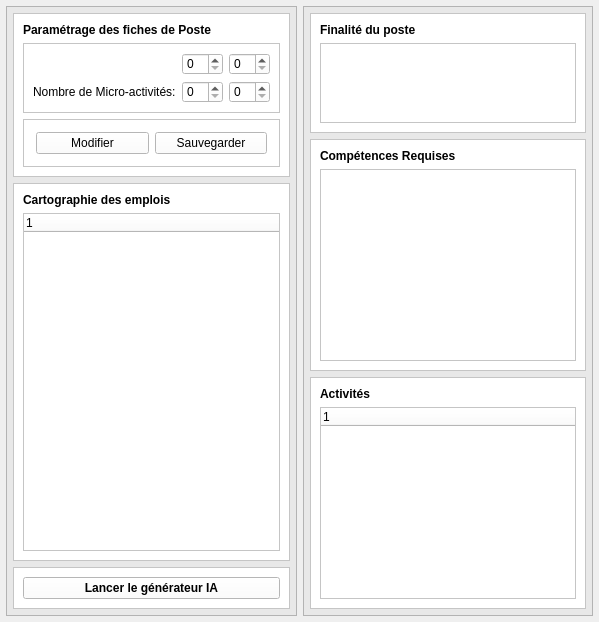
            <widget class="QWidget" name="page_fiche_poste">
             <property name="styleSheet">
              <string notr="true"/>
             </property>
             <layout class="QHBoxLayout" name="horizontalLayout_17">
              <property name="spacing">
               <number>6</number>
              </property>
              <property name="leftMargin">
               <number>6</number>
              </property>
              <property name="topMargin">
               <number>6</number>
              </property>
              <property name="rightMargin">
               <number>6</number>
              </property>
              <property name="bottomMargin">
               <number>6</number>
              </property>
              <item>
               <widget class="QFrame" name="frame">
                <property name="styleSheet">
                 <string notr="true">background-color:#e8e8e8;</string>
                </property>
                <property name="frameShape">
                 <enum>QFrame::Shape::StyledPanel</enum>
                </property>
                <property name="frameShadow">
                 <enum>QFrame::Shadow::Raised</enum>
                </property>
                <layout class="QVBoxLayout" name="verticalLayout_22">
                 <property name="spacing">
                  <number>6</number>
                 </property>
                 <property name="leftMargin">
                  <number>6</number>
                 </property>
                 <property name="topMargin">
                  <number>6</number>
                 </property>
                 <property name="rightMargin">
                  <number>6</number>
                 </property>
                 <property name="bottomMargin">
                  <number>6</number>
                 </property>
                 <item>
                  <widget class="QFrame" name="frame_16">
                   <property name="styleSheet">
                    <string notr="true">background-color:white;</string>
                   </property>
                   <property name="frameShape">
                    <enum>QFrame::Shape::StyledPanel</enum>
                   </property>
                   <property name="frameShadow">
                    <enum>QFrame::Shadow::Raised</enum>
                   </property>
                   <layout class="QVBoxLayout" name="verticalLayout_20">
                    <item>
                     <widget class="QLabel" name="label_29">
                      <property name="font">
                       <font>
                        <bold>true</bold>
                       </font>
                      </property>
                      <property name="text">
                       <string>Paramétrage des fiches de Poste</string>
                      </property>
                     </widget>
                    </item>
                    <item>
                     <widget class="QFrame" name="frame_44">
                      <property name="frameShape">
                       <enum>QFrame::Shape::StyledPanel</enum>
                      </property>
                      <property name="frameShadow">
                       <enum>QFrame::Shadow::Raised</enum>
                      </property>
                      <layout class="QGridLayout" name="gridLayout">
                       <item row="1" column="1">
                        <widget class="QSpinBox" name="spin_min_micro_activites"/>
                       </item>
                       <item row="0" column="1">
                        <widget class="QSpinBox" name="spin_min_macro_activites"/>
                       </item>
                       <item row="1" column="0">
                        <widget class="QLabel" name="label_26">
                         <property name="text">
                          <string>Nombre de Micro-activités:</string>
                         </property>
                        </widget>
                       </item>
                       <item row="0" column="2">
                        <widget class="QSpinBox" name="spin_max_macro_activites"/>
                       </item>
                       <item row="1" column="2">
                        <widget class="QSpinBox" name="spin_max_micro_activites"/>
                       </item>
                      </layout>
                     </widget>
                    </item>
                    <item>
                     <widget class="QFrame" name="frame_45">
                      <property name="frameShape">
                       <enum>QFrame::Shape::StyledPanel</enum>
                      </property>
                      <property name="frameShadow">
                       <enum>QFrame::Shadow::Raised</enum>
                      </property>
                      <layout class="QHBoxLayout" name="horizontalLayout_31">
                       <property name="leftMargin">
                        <number>12</number>
                       </property>
                       <property name="topMargin">
                        <number>12</number>
                       </property>
                       <property name="rightMargin">
                        <number>12</number>
                       </property>
                       <property name="bottomMargin">
                        <number>12</number>
                       </property>
                       <item>
                        <widget class="QPushButton" name="btn_modifier_parametrage_fichedeposte">
                         <property name="text">
                          <string>Modifier</string>
                         </property>
                         <property name="icon">
                          <iconset resource="../resources/icon/resources.qrc">
                           <normaloff>:/icon/update.ico</normaloff>:/icon/update.ico</iconset>
                         </property>
                        </widget>
                       </item>
                       <item>
                        <widget class="QPushButton" name="btn_sauvegarder_parametrage_fichedeposte">
                         <property name="text">
                          <string>Sauvegarder</string>
                         </property>
                         <property name="icon">
                          <iconset resource="../resources/icon/resources.qrc">
                           <normaloff>:/icon/save.ico</normaloff>:/icon/save.ico</iconset>
                         </property>
                        </widget>
                       </item>
                      </layout>
                     </widget>
                    </item>
                   </layout>
                  </widget>
                 </item>
                 <item>
                  <widget class="QFrame" name="frame_17">
                   <property name="styleSheet">
                    <string notr="true">background-color:white;</string>
                   </property>
                   <property name="frameShape">
                    <enum>QFrame::Shape::StyledPanel</enum>
                   </property>
                   <property name="frameShadow">
                    <enum>QFrame::Shadow::Raised</enum>
                   </property>
                   <layout class="QVBoxLayout" name="verticalLayout_9">
                    <item>
                     <widget class="QLabel" name="label_30">
                      <property name="font">
                       <font>
                        <bold>true</bold>
                       </font>
                      </property>
                      <property name="text">
                       <string>Cartographie des emplois</string>
                      </property>
                     </widget>
                    </item>
                    <item>
                     <widget class="QTreeWidget" name="tree_carto_emploi_fichedeposte">
                      <column>
                       <property name="text">
                        <string notr="true">1</string>
                       </property>
                      </column>
                     </widget>
                    </item>
                   </layout>
                  </widget>
                 </item>
                 <item>
                  <widget class="QFrame" name="frame_46">
                   <property name="styleSheet">
                    <string notr="true">background-color:white;</string>
                   </property>
                   <property name="frameShape">
                    <enum>QFrame::Shape::StyledPanel</enum>
                   </property>
                   <property name="frameShadow">
                    <enum>QFrame::Shadow::Raised</enum>
                   </property>
                   <layout class="QVBoxLayout" name="verticalLayout_21">
                    <item>
                     <widget class="QPushButton" name="btn_lancer_generateur_activites">
                      <property name="font">
                       <font>
                        <bold>true</bold>
                       </font>
                      </property>
                      <property name="text">
                       <string>Lancer le générateur IA</string>
                      </property>
                      <property name="icon">
                       <iconset resource="../resources/icon/resources.qrc">
                        <normaloff>:/icon/generative.ico</normaloff>:/icon/generative.ico</iconset>
                      </property>
                     </widget>
                    </item>
                   </layout>
                  </widget>
                 </item>
                </layout>
               </widget>
              </item>
              <item>
               <widget class="QFrame" name="frame_11">
                <property name="styleSheet">
                 <string notr="true">background-color:#e8e8e8;</string>
                </property>
                <property name="frameShape">
                 <enum>QFrame::Shape::StyledPanel</enum>
                </property>
                <property name="frameShadow">
                 <enum>QFrame::Shadow::Raised</enum>
                </property>
                <layout class="QVBoxLayout" name="verticalLayout_19">
                 <property name="spacing">
                  <number>6</number>
                 </property>
                 <property name="leftMargin">
                  <number>6</number>
                 </property>
                 <property name="topMargin">
                  <number>6</number>
                 </property>
                 <property name="rightMargin">
                  <number>6</number>
                 </property>
                 <property name="bottomMargin">
                  <number>6</number>
                 </property>
                 <item>
                  <widget class="QFrame" name="frame_41">
                   <property name="styleSheet">
                    <string notr="true">background-color:white;</string>
                   </property>
                   <property name="frameShape">
                    <enum>QFrame::Shape::StyledPanel</enum>
                   </property>
                   <property name="frameShadow">
                    <enum>QFrame::Shadow::Raised</enum>
                   </property>
                   <layout class="QVBoxLayout" name="verticalLayout_18">
                    <item>
                     <widget class="QLabel" name="label_24">
                      <property name="font">
                       <font>
                        <bold>true</bold>
                       </font>
                      </property>
                      <property name="text">
                       <string>Finalité du poste</string>
                      </property>
                     </widget>
                    </item>
                    <item>
                     <widget class="QTextEdit" name="input_finalite_poste">
                      <property name="maximumSize">
                       <size>
                        <width>16777215</width>
                        <height>80</height>
                       </size>
                      </property>
                     </widget>
                    </item>
                   </layout>
                  </widget>
                 </item>
                 <item>
                  <widget class="QFrame" name="frame_42">
                   <property name="styleSheet">
                    <string notr="true">background-color:white;</string>
                   </property>
                   <property name="frameShape">
                    <enum>QFrame::Shape::StyledPanel</enum>
                   </property>
                   <property name="frameShadow">
                    <enum>QFrame::Shadow::Raised</enum>
                   </property>
                   <layout class="QVBoxLayout" name="verticalLayout_3">
                    <item>
                     <widget class="QLabel" name="label_18">
                      <property name="font">
                       <font>
                        <bold>true</bold>
                       </font>
                      </property>
                      <property name="text">
                       <string>Compétences Requises</string>
                      </property>
                     </widget>
                    </item>
                    <item>
                     <widget class="QTableWidget" name="table_competences_fichedeposte"/>
                    </item>
                   </layout>
                  </widget>
                 </item>
                 <item>
                  <widget class="QFrame" name="frame_43">
                   <property name="styleSheet">
                    <string notr="true">background-color:white;</string>
                   </property>
                   <property name="frameShape">
                    <enum>QFrame::Shape::StyledPanel</enum>
                   </property>
                   <property name="frameShadow">
                    <enum>QFrame::Shadow::Raised</enum>
                   </property>
                   <layout class="QVBoxLayout" name="verticalLayout_4">
                    <item>
                     <widget class="QLabel" name="label_22">
                      <property name="font">
                       <font>
                        <bold>true</bold>
                       </font>
                      </property>
                      <property name="text">
                       <string>Activités</string>
                      </property>
                     </widget>
                    </item>
                    <item>
                     <widget class="QTreeWidget" name="tree_activites_fichedeposte">
                      <column>
                       <property name="text">
                        <string notr="true">1</string>
                       </property>
                      </column>
                     </widget>
                    </item>
                   </layout>
                  </widget>
                 </item>
                </layout>
               </widget>
              </item>
             </layout>
            </widget>
